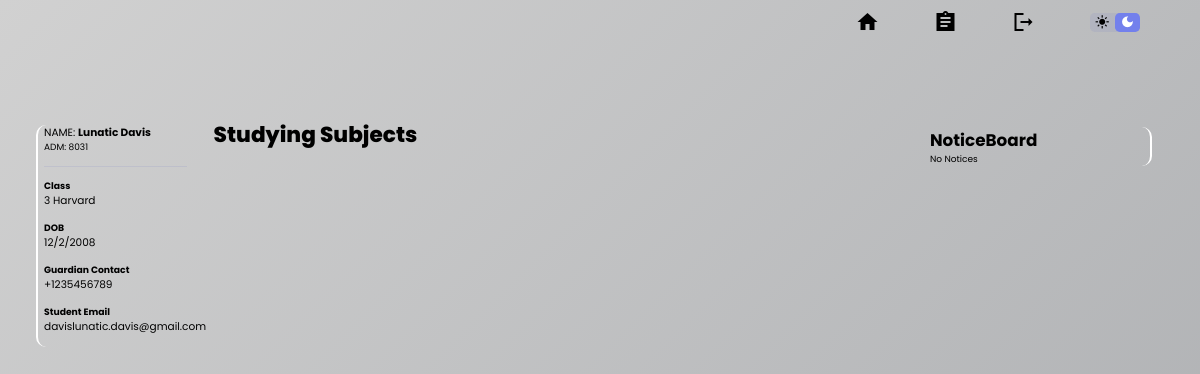
The page /authenticated/student/dashboard (signed in) on the database as committed earlier.
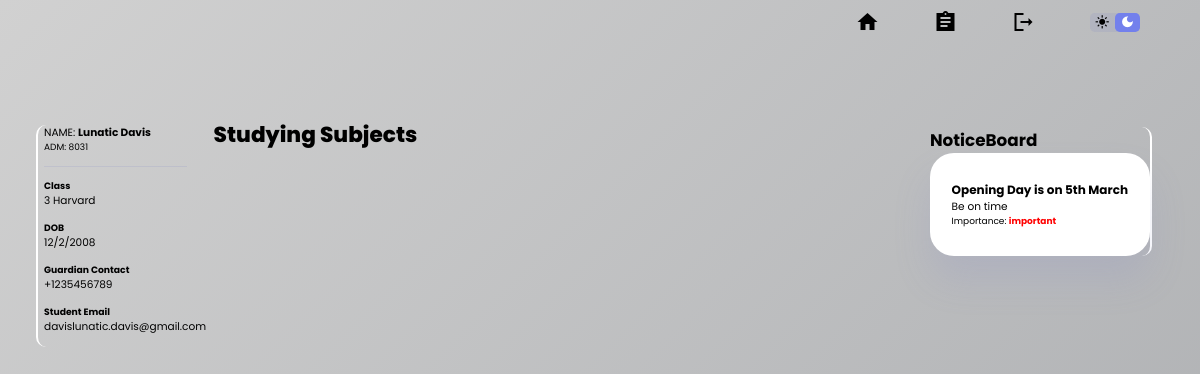
The same page on the database as committed later.
### core/models.py (models this page shows, shortened)
class Notice(models.Model):
    name = models.CharField(max_length=50)
    description = models.CharField(max_length=150)
    importance = models.CharField(max_length=50, null=True )

### core/permissions.py (the view)
        def _wrapped_view(request, *args, **kwargs):
            if getattr(request.user, role, False):  # Checks the `is_student` or `is_teacher` flag
                return view_func(request, *args, **kwargs)
            return redirect('core:access_denied')

### core/permissions.py (called while the page is built)
def role_required(role):
    def decorator(view_func):
        def _wrapped_view(request, *args, **kwargs):
            if getattr(request.user, role, False):  # Checks the `is_student` or `is_teacher` flag
                return view_func(request, *args, **kwargs)
            return redirect('core:access_denied')
        return _wrapped_view
    return decorator

### core/views.py (called while the page is built)
@role_required('is_student')
@login_required(login_url='members:student_user_login')
def studentdash(request):
    try:
        student_profile = StudentProfile.objects.get(user=request.user)
        noticeb = Notice.objects.all()
    except StudentProfile.DoesNotExist or Subjects.DoesNotExist:
        student_profile = None  # Handle the case where the profile doesn't exist
        noticeb = None
    context = {
        'user': request.user,
        'student_profile': student_profile,
        'current_page': 'dashboard',
        'noticeb': noticeb
    }
    return render(request, 'Students/dash.html', context)

### core/templates/Students/dash.html (shortened to what this page needs)
{% extends "base.html" %}
{% load static %}
    {% block content %}
    <div class="container">
        <aside>
            <div class="profile">
                <div class="top">
                    <div class="info">
                        <p>NAME: <b>{{ user.get_full_name }}</b></p>
                        {% if student_profile %}
                            <small class="text-muted">ADM: {{ student_profile.student_id }}</small>
                        {% else %}
                            <small class="text-muted">ADM: No ID detected</small>
                        {% endif %}
                    </div>
                </div>
                <div class="about">
                    <h5>Class</h5>
                    <p>{{ student_profile.class_name }}</p>
                    <h5>DOB</h5>
                    <p>{{ user.date_of_birth }}</p>
                    <h5>Guardian Contact</h5>
                    <p>{{ student_profile.guardian_contact }}</p>
                    <h5>Student Email</h5>
                    <p>{{ user.email }}</p>
                </div>
            </div>
        </aside>
        <main>
            <h1>Studying Subjects</h1>
        </main>
        <div class="right">
            <h2>NoticeBoard</h2>
            <div class="announcements">
                {% if noticeb %}
                <div class="updates">
                {% for notice in noticeb %}
                    <div class="message">
                        <h4 style="font-size: 1rem;">{{notice.name}}</h4>
                        <p style="font-size: 0,6rem;">{{notice.description}}</p>
                        <small class="text-muted">Importance: <b style="color: red;">{{notice.importance}}<b></small>
                    </div>
                    {% endfor %}
                </div>
                {% else %}
                <small class="text-muted">No Notices</small>
                {% endif %}
            </div>
            </div>
        </div>
    {% endblock content %}

Rows that differ between the two databases and show on the page:
added Notice: name "Opening Day is on 5th March", description "Be on time", importance "important"
Other text that changed with them:
text no longer shown: "No Notices"
